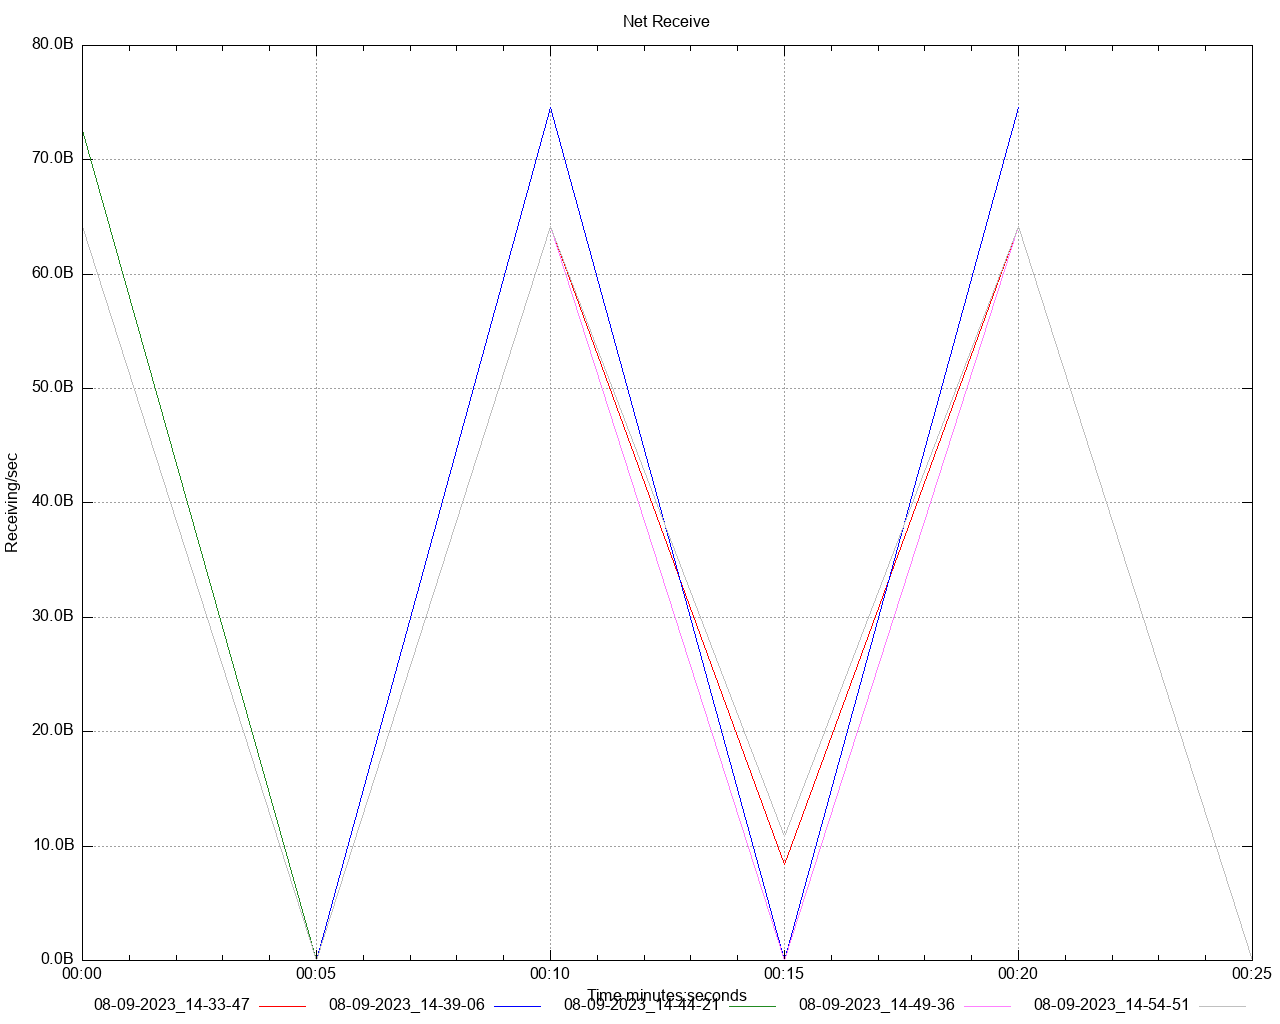

Generate this figure with gnuplot:
set title 'Net Receive' noenhanced
set style data lines
set datafile separator ","
set terminal png size 1280,1024
set grid
set key below
set xdata time
set timefmt "%s"
offset = 0
t0(x)=(offset=($0==0) ? x : offset, x - offset)
set xlabel 'Time minutes:seconds'
set ylabel 'Receiving/sec'
set format y '%.1s%cB'
set output '/Users/gbarnett/git/hazelcast-simulator/atomiclong-3node-member/atomicreference/dstat/net_receive_A5.png'
plot \
   '/Users/gbarnett/git/hazelcast-simulator/atomiclong-3node-member/atomicreference/data/net_receive_A5_1.data' using (t0(timecolumn(1))):2 title "08-09-2023_14-33-47" noenhanced lt rgb "red", \
   '/Users/gbarnett/git/hazelcast-simulator/atomiclong-3node-member/atomicreference/data/net_receive_A5_2.data' using (t0(timecolumn(1))):2 title "08-09-2023_14-39-06" noenhanced lt rgb "blue", \
   '/Users/gbarnett/git/hazelcast-simulator/atomiclong-3node-member/atomicreference/data/net_receive_A5_3.data' using (t0(timecolumn(1))):2 title "08-09-2023_14-44-21" noenhanced lt rgb "forest-green", \
   '/Users/gbarnett/git/hazelcast-simulator/atomiclong-3node-member/atomicreference/data/net_receive_A5_4.data' using (t0(timecolumn(1))):2 title "08-09-2023_14-49-36" noenhanced lt rgb "orchid", \
   '/Users/gbarnett/git/hazelcast-simulator/atomiclong-3node-member/atomicreference/data/net_receive_A5_5.data' using (t0(timecolumn(1))):2 title "08-09-2023_14-54-51" noenhanced lt rgb "grey", \
